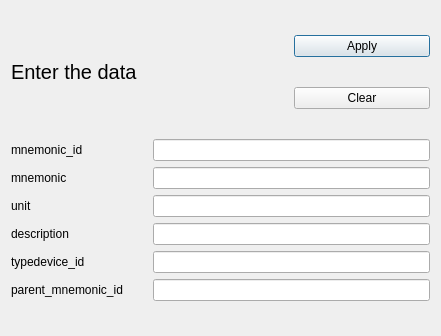
<?xml version="1.0" encoding="UTF-8"?>
<ui version="4.0">
 <class>Dialog</class>
 <widget class="QDialog" name="Dialog">
  <property name="geometry">
   <rect>
    <x>0</x>
    <y>0</y>
    <width>441</width>
    <height>336</height>
   </rect>
  </property>
  <property name="windowTitle">
   <string>Dialog</string>
  </property>
  <layout class="QGridLayout" name="gridLayout">
   <item row="0" column="0" rowspan="2" colspan="2">
    <widget class="QLabel" name="TitleDialog">
     <property name="font">
      <font>
       <pointsize>15</pointsize>
      </font>
     </property>
     <property name="text">
      <string>Enter the data</string>
     </property>
    </widget>
   </item>
   <item row="0" column="2">
    <widget class="QPushButton" name="BtnApply">
     <property name="text">
      <string>Apply</string>
     </property>
    </widget>
   </item>
   <item row="1" column="2">
    <widget class="QPushButton" name="BtnCancel">
     <property name="text">
      <string>Clear</string>
     </property>
    </widget>
   </item>
   <item row="2" column="0">
    <layout class="QVBoxLayout" name="verticalLayout">
     <item>
      <widget class="QLabel" name="Lblmnemonic_id">
       <property name="text">
        <string>mnemonic_id</string>
       </property>
      </widget>
     </item>
     <item>
      <widget class="QLabel" name="Lblmnemonic">
       <property name="text">
        <string>mnemonic</string>
       </property>
      </widget>
     </item>
     <item>
      <widget class="QLabel" name="Lblunit">
       <property name="text">
        <string>unit</string>
       </property>
      </widget>
     </item>
     <item>
      <widget class="QLabel" name="Lbldescription">
       <property name="text">
        <string>description</string>
       </property>
      </widget>
     </item>
     <item>
      <widget class="QLabel" name="Lbltypedevice_id">
       <property name="text">
        <string>typedevice_id</string>
       </property>
      </widget>
     </item>
     <item>
      <widget class="QLabel" name="Lblparent_mnemonic_id">
       <property name="text">
        <string>parent_mnemonic_id</string>
       </property>
      </widget>
     </item>
    </layout>
   </item>
   <item row="2" column="1" colspan="2">
    <layout class="QVBoxLayout" name="verticalLayout_2">
     <item>
      <widget class="QLineEdit" name="lbmnemonicId">
       <property name="text">
        <string/>
       </property>
      </widget>
     </item>
     <item>
      <widget class="QLineEdit" name="lbmnemonic">
       <property name="text">
        <string/>
       </property>
      </widget>
     </item>
     <item>
      <widget class="QLineEdit" name="lbunit">
       <property name="text">
        <string/>
       </property>
      </widget>
     </item>
     <item>
      <widget class="QLineEdit" name="lbdescription">
       <property name="text">
        <string/>
       </property>
      </widget>
     </item>
     <item>
      <widget class="QLineEdit" name="lbtypedeviceId">
       <property name="text">
        <string/>
       </property>
      </widget>
     </item>
     <item>
      <widget class="QLineEdit" name="lbparentMnemonicId">
       <property name="text">
        <string/>
       </property>
      </widget>
     </item>
    </layout>
   </item>
  </layout>
 </widget>
 <resources/>
 <connections/>
</ui>
